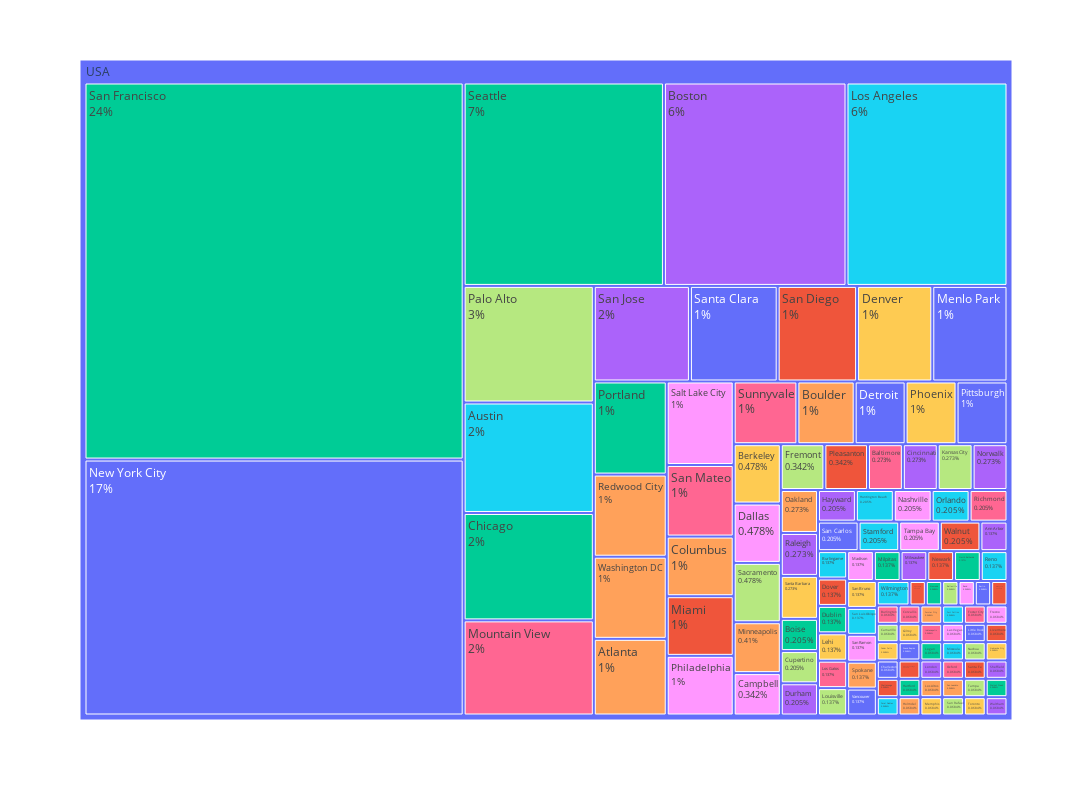

The cell this chart's notebook holds for it:
### Markdown cell above
What chart do you like more sunburst or treemap for this data?

Let's do a treemap charts with only locations in the USA.

### Code cell
import pandas as pd
import plotly.express as px

# Filter the DataFrame for rows where Country is USA
usa_df = gr_cat[gr_cat['Country'] == 'USA']

# Create the treemap using the filtered DataFrame
fig = px.treemap(usa_df, width=1280, height=800,
                 path=["Country", "Location_HQ"], values='size',
                 color='Location_HQ')
fig.update_traces(textinfo="label+percent parent")
fig.show()

### Figure 1 — Plotly figure (JSON) as saved in the notebook; plotly's stock layout.template omitted (floating-point values rounded to 4 significant figures)
{"data": [{"branchvalues": "total", "customdata": [["(?)"], ["Agoura Hills"], ["Alameda"], ["Ann Arbor"], ["Atlanta"], ["Austin"], ["Baltimore"], ["Belleville"], ["Bend"], ["Berkeley"], ["Berlin"], ["Birmingham"], ["Boise"], ["Boston"], ["Boulder"], ["Burlingame"], ["Burlington"], ["Camarillo"], ["Campbell"], ["Cedar Falls"], ["Charleston"], ["Chattanooga"], ["Chicago"], ["Cincinnati"], ["Columbus"], ["Coral Gables"], ["Corvallis"], ["Cupertino"], ["Dallas"], ["Denver"], ["Detroit"], ["Dover"], ["Dublin"], ["Durham"], ["Forster City"], ["Fort Collins"], ["Foster City"], ["Fremont"], ["Fresno"], ["Gilroy"], ["Grand Rapids"], ["Greenwood Village"], ["Hartford"], ["Hayward"], ["Holmdel"], ["Huntington Beach"], ["Indianapolis"], ["Kansas City"], ["Las Vegas"], ["Lehi"], ["Little Rock"], ["Livermore"], ["Logan"], ["London"], ["Los Altos"], ["Los Angeles"], ["Los Gatos"], ["Louisville"], ["Madison"], ["Memphis"], ["Menlo Park"], ["Miami"], ["Milpitas"], ["Milwaukee"], ["Minneapolis"], ["Missoula"], ["Mountain View"], ["Nashua"], ["Nashville"], ["Nebraska City"], ["New York City"], ["Newark"], ["North Bethesda"], ["Norwalk"], ["Oakland"], ["Orlando"], ["Oxford"], ["Palo Alto"], ["Philadelphia"], ["Phoenix"], ["Pittsburgh"], ["Pleasanton"], ["Portland"], ["Raleigh"], ["Redwood City"], ["Reno"], ["Richmond"], ["Sacramento"], ["Salt Lake City"], ["San Bruno"], ["San Carlos"], ["San Diego"], ["San Francisco"], ["San Jose"], ["San Leandro"], ["San Luis Obispo"], ["San Mateo"], ["San Rafael"], ["San Ramon"], ["Santa Barbara"], ["Santa Clara"], ["Santa Fe"], ["Seattle"], ["Sheffield"], ["Spokane"], ["Stamford"], ["Sunnyvale"], ["Tampa"], ["Tampa Bay"], ["Toronto"], ["Vancouver"], ["Walnut"], ["Walnut Creek"], ["Waltham"], ["Washington DC"], ["Wilmington"]], "domain": {"x": [0, 1], "y": [0, 1]}, "hovertemplate": "labels=%{label}<br>size=%{value}<br>parent=%{parent}<br>id=%{id}<br>Location_HQ=%{customdata[0]}<extra></extra>", "ids": ["USA", "USA/Agoura Hills", "USA/Alameda", "USA/Ann Arbor", "USA/Atlanta", "USA/Austin", "USA/Baltimore", "USA/Belleville", "USA/Bend", "USA/Berkeley", "USA/Berlin", "USA/Birmingham", "USA/Boise", "USA/Boston", "USA/Boulder", "USA/Burlingame", "USA/Burlington", "USA/Camarillo", "USA/Campbell", "USA/Cedar Falls", "USA/Charleston", "USA/Chattanooga", "USA/Chicago", "USA/Cincinnati", "USA/Columbus", "USA/Coral Gables", "USA/Corvallis", "USA/Cupertino", "USA/Dallas", "USA/Denver", "USA/Detroit", "USA/Dover", "USA/Dublin", "USA/Durham", "USA/Forster City", "USA/Fort Collins", "USA/Foster City", "USA/Fremont", "USA/Fresno", "USA/Gilroy", "USA/Grand Rapids", "USA/Greenwood Village", "USA/Hartford", "USA/Hayward", "USA/Holmdel", "USA/Huntington Beach", "USA/Indianapolis", "USA/Kansas City", "USA/Las Vegas", "USA/Lehi", "USA/Little Rock", "USA/Livermore", "USA/Logan", "USA/London", "USA/Los Altos", "USA/Los Angeles", "USA/Los Gatos", "USA/Louisville", "USA/Madison", "USA/Memphis", "USA/Menlo Park", "USA/Miami", "USA/Milpitas", "USA/Milwaukee", "USA/Minneapolis", "USA/Missoula", "USA/Mountain View", "USA/Nashua", "USA/Nashville", "USA/Nebraska City", "USA/New York City", "USA/Newark", "USA/North Bethesda", "USA/Norwalk", "USA/Oakland", "USA/Orlando", "USA/Oxford", "USA/Palo Alto", "USA/Philadelphia", "USA/Phoenix", "USA/Pittsburgh", "USA/Pleasanton", "USA/Portland", "USA/Raleigh", "USA/Redwood City", "USA/Reno", "USA/Richmond", "USA/Sacramento", "USA/Salt Lake City", "USA/San Bruno", "USA/San Carlos", "USA/San Diego", "USA/San Francisco", "USA/San Jose", "USA/San Leandro", "USA/San Luis Obispo", "USA/San Mateo", "USA/San Rafael", "USA/San Ramon", "USA/Santa Barbara", "USA/Santa Clara", "USA/Santa Fe", "USA/Seattle", "USA/Sheffield", "USA/Spokane", "USA/Stamford", "USA/Sunnyvale", "USA/Tampa", "USA/Tampa Bay", "USA/Toronto", "USA/Vancouver", "USA/Walnut", "USA/Walnut Creek", "USA/Waltham", "USA/Washington DC", "USA/Wilmington"], "labels": ["USA", "Agoura Hills", "Alameda", "Ann Arbor", "Atlanta", "Austin", "Baltimore", "Belleville", "Bend", "Berkeley", "Berlin", "Birmingham", "Boise", "Boston", "Boulder", "Burlingame", "Burlington", "Camarillo", "Campbell", "Cedar Falls", "Charleston", "Chattanooga", "Chicago", "Cincinnati", "Columbus", "Coral Gables", "Corvallis", "Cupertino", "Dallas", "Denver", "Detroit", "Dover", "Dublin", "Durham", "Forster City", "Fort Collins", "Foster City", "Fremont", "Fresno", "Gilroy", "Grand Rapids", "Greenwood Village", "Hartford", "Hayward", "Holmdel", "Huntington Beach", "Indianapolis", "Kansas City", "Las Vegas", "Lehi", "Little Rock", "Livermore", "Logan", "London", "Los Altos", "Los Angeles", "Los Gatos", "Louisville", "Madison", "Memphis", "Menlo Park", "Miami", "Milpitas", "Milwaukee", "Minneapolis", "Missoula", "Mountain View", "Nashua", "Nashville", "Nebraska City", "New York City", "Newark", "North Bethesda", "Norwalk", "Oakland", "Orlando", "Oxford", "Palo Alto", "Philadelphia", "Phoenix", "Pittsburgh", "Pleasanton", "Portland", "Raleigh", "Redwood City", "Reno", "Richmond", "Sacramento", "Salt Lake City", "San Bruno", "San Carlos", "San Diego", "San Francisco", "San Jose", "San Leandro", "San Luis Obispo", "San Mateo", "San Rafael", "San Ramon", "Santa Barbara", "Santa Clara", "Santa Fe", "Seattle", "Sheffield", "Spokane", "Stamford", "Sunnyvale", "Tampa", "Tampa Bay", "Toronto", "Vancouver", "Walnut", "Walnut Creek", "Waltham", "Washington DC", "Wilmington"], "marker": {"colors": ["#636efa", "#EF553B", "#00cc96", "#ab63fa", "#FFA15A", "#19d3f3", "#FF6692", "#B6E880", "#FF97FF", "#FECB52", "#636efa", "#EF553B", "#00cc96", "#ab63fa", "#FFA15A", "#19d3f3", "#FF6692", "#B6E880", "#FF97FF", "#FECB52", "#636efa", "#EF553B", "#00cc96", "#ab63fa", "#FFA15A", "#19d3f3", "#FF6692", "#B6E880", "#FF97FF", "#FECB52", "#636efa", "#EF553B", "#00cc96", "#ab63fa", "#FFA15A", "#19d3f3", "#FF6692", "#B6E880", "#FF97FF", "#FECB52", "#636efa", "#EF553B", "#00cc96", "#ab63fa", "#FFA15A", "#19d3f3", "#FF6692", "#B6E880", "#FF97FF", "#FECB52", "#636efa", "#EF553B", "#00cc96", "#ab63fa", "#FFA15A", "#19d3f3", "#FF6692", "#B6E880", "#FF97FF", "#FECB52", "#636efa", "#EF553B", "#00cc96", "#ab63fa", "#FFA15A", "#19d3f3", "#FF6692", "#B6E880", "#FF97FF", "#FECB52", "#636efa", "#EF553B", "#00cc96", "#ab63fa", "#FFA15A", "#19d3f3", "#FF6692", "#B6E880", "#FF97FF", "#FECB52", "#636efa", "#EF553B", "#00cc96", "#ab63fa", "#FFA15A", "#19d3f3", "#FF6692", "#B6E880", "#FF97FF", "#FECB52", "#636efa", "#EF553B", "#00cc96", "#ab63fa", "#FFA15A", "#19d3f3", "#FF6692", "#B6E880", "#FF97FF", "#FECB52", "#636efa", "#EF553B", "#00cc96", "#ab63fa", "#FFA15A", "#19d3f3", "#FF6692", "#B6E880", "#FF97FF", "#FECB52", "#636efa", "#EF553B", "#00cc96", "#ab63fa", "#FFA15A", "#19d3f3"]}, "name": "", "parents": ["", "USA", "USA", "USA", "USA", "USA", "USA", "USA", "USA", "USA", "USA", "USA", "USA", "USA", "USA", "USA", "USA", "USA", "USA", "USA", "USA", "USA", "USA", "USA", "USA", "USA", "USA", "USA", "USA", "USA", "USA", "USA", "USA", "USA", "USA", "USA", "USA", "USA", "USA", "USA", "USA", "USA", "USA", "USA", "USA", "USA", "USA", "USA", "USA", "USA", "USA", "USA", "USA", "USA", "USA", "USA", "USA", "USA", "USA", "USA", "USA", "USA", "USA", "USA", "USA", "USA", "USA", "USA", "USA", "USA", "USA", "USA", "USA", "USA", "USA", "USA", "USA", "USA", "USA", "USA", "USA", "USA", "USA", "USA", "USA", "USA", "USA", "USA", "USA", "USA", "USA", "USA", "USA", "USA", "USA", "USA", "USA", "USA", "USA", "USA", "USA", "USA", "USA", "USA", "USA", "USA", "USA", "USA", "USA", "USA", "USA", "USA", "USA", "USA", "USA", "USA"], "textinfo": "label+percent parent", "type": "treemap", "values": [1463.0, 1.0, 1.0, 2.0, 14.0, 36.0, 4.0, 1.0, 1.0, 7.0, 1.0, 1.0, 3.0, 93.0, 9.0, 2.0, 1.0, 1.0, 5.0, 1.0, 1.0, 1.0, 35.0, 4.0, 10.0, 1.0, 1.0, 3.0, 7.0, 18.0, 8.0, 2.0, 2.0, 3.0, 1.0, 1.0, 1.0, 5.0, 1.0, 1.0, 1.0, 1.0, 1.0, 3.0, 1.0, 3.0, 1.0, 4.0, 1.0, 2.0, 1.0, 1.0, 1.0, 1.0, 1.0, 82.0, 2.0, 2.0, 2.0, 1.0, 18.0, 10.0, 2.0, 2.0, 6.0, 1.0, 31.0, 1.0, 3.0, 1.0, 243.0, 2.0, 2.0, 4.0, 4.0, 3.0, 1.0, 38.0, 10.0, 8.0, 8.0, 5.0, 17.0, 4.0, 15.0, 2.0, 3.0, 7.0, 14.0, 2.0, 3.0, 19.0, 358.0, 23.0, 1.0, 2.0, 12.0, 1.0, 2.0, 4.0, 21.0, 1.0, 102.0, 1.0, 2.0, 3.0, 10.0, 1.0, 3.0, 1.0, 2.0, 3.0, 1.0, 1.0, 15.0, 2.0]}], "layout": {"height": 800, "legend": {"tracegroupgap": 0}, "margin": {"t": 60}, "width": 1280}}
